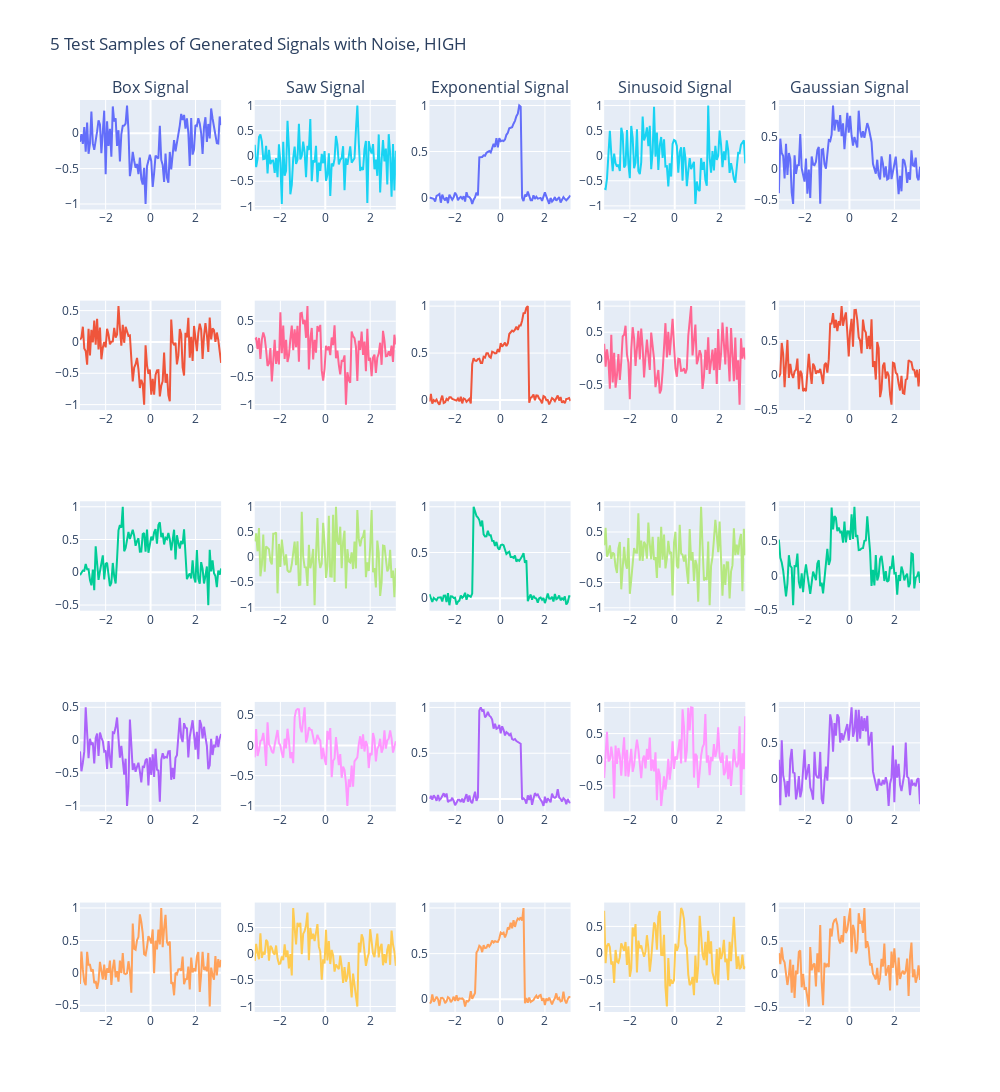

This figure's notebook cell:
### Code cell
import plotly.graph_objects as go
from plotly.subplots import make_subplots
import numpy as np

N=5
fig =make_subplots(
    rows=N,cols=5,
    subplot_titles=("Box Signal","Saw Signal", "Exponential Signal","Sinusoid Signal","Gaussian Signal")
    )
fig.update_xaxes(range=[-np.pi,np.pi])
#fig.update_yaxes(range=[-1,1])

sample=np.random.choice(np.linspace(0,1000,1000), N, replace=False)
sample=np.around(sample)
for i in range(N):
    index=int(sample[i])
    fig.add_trace(
        go.Scatter(
            x=x,y=BoxNoiseHigh[index],name='Constant Signal %d'%i,mode="lines"
        ),
        row=i+1,col=1
    )
for i in range(N):
    index=int(sample[i])
    fig.add_trace(
        go.Scatter(
            x=x,y=SawNoiseHigh[index],name='Line Signal %d'%i,mode="lines"
        ),
        row=i+1,col=2
    )
for i in range(N):
    index=int(sample[i])
    fig.add_trace(
        go.Scatter(
            x=x,y=ExpNoiseHigh[index],name='Exp Signal %d'%i,mode="lines"
        ),
        row=i+1,col=3
    )
for i in range(N):
    index=int(sample[i])
    fig.add_trace(
        go.Scatter(
            x=x,y=SinNoiseHigh[index],name='Sinusoid Signal %d'%i,mode="lines"
        ),
        row=i+1,col=4
    )
for i in range(N):
    index=int(sample[i])
    fig.add_trace(
        go.Scatter(
            x=x,y=GausNoiseHigh[index],name='Gaus Signal %d'%i,mode="lines"
        ),
        row=i+1,col=5
    )
#fig.update_xaxes(matches='x')
fig.update_layout(height=1200,width=1000,showlegend=False, title_text="%d Test Samples of Generated Signals with Noise, HIGH"%N)
fig.show()
